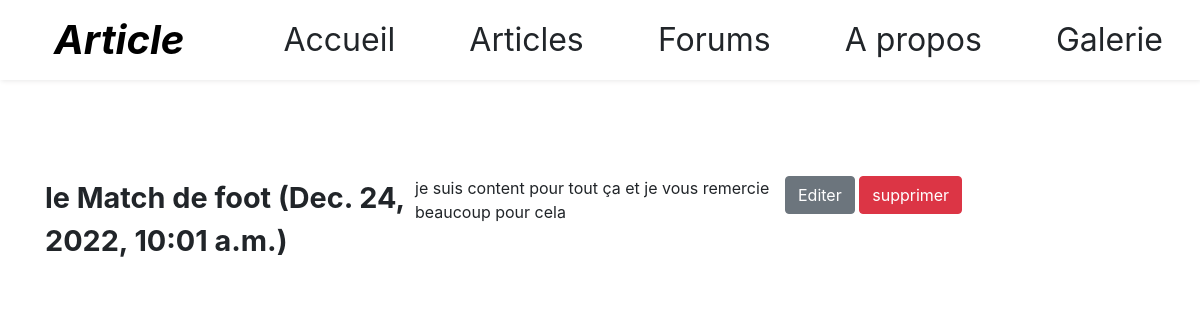
The page /article/1 on the database as committed earlier.
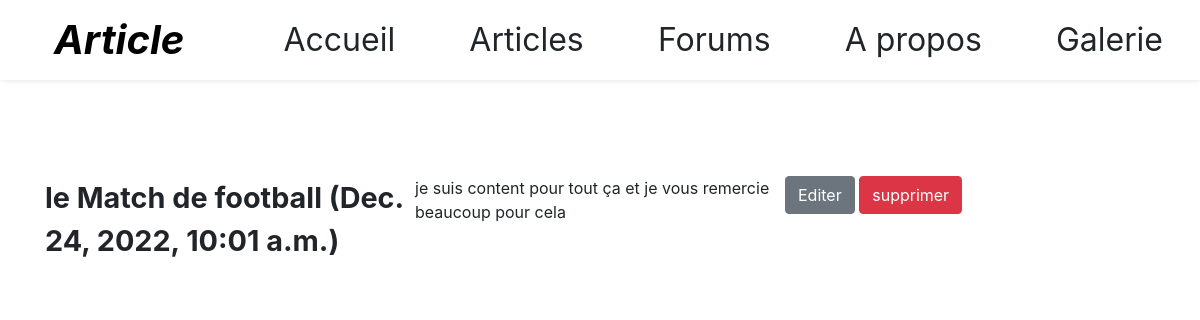
The same page on the database as committed later.
### blog/models.py (models this page shows)
class Article(models.Model):
    title = models.CharField(max_length=100)
    content = models.TextField(null=True)
    date = models.DateTimeField(auto_now_add=True)

### blog/views.py (the view)
# urls.py: path('article/<int:id>', views.article),
def article(request, id):
    article = get_object_or_404(Article, id=id)
    return render(request, 'article.html', {'article': article})

### blog/templates/article.html (shortened to what this page needs)
{% extends 'layouts/base.html' %}
{% block 'content' %}
<div class="container marge-top-12">
    <div class="grid-3">
        <div class="title">{{article.title }} ({{article.date}})</div>
      <div class="max">
            {{article.content}}
      </div>
      <div>
        <button class="btn btn-secondary"> <a class="text-white" href="{% url 'article.edit' article.id %}">Editer </a> </button>
        <button class="btn btn-danger"> <a href="{% url 'article.delete' article.id %}" class="text-white">  supprimer </a></button>
      </div>
    </div>
</div>
{%endblock%}

Rows that differ between the two databases and show on the page:
changed Article "je suis content pour tout ça et je vous remercie beaucoup pour cela": title "le Match de foot" → "le Match de football"
